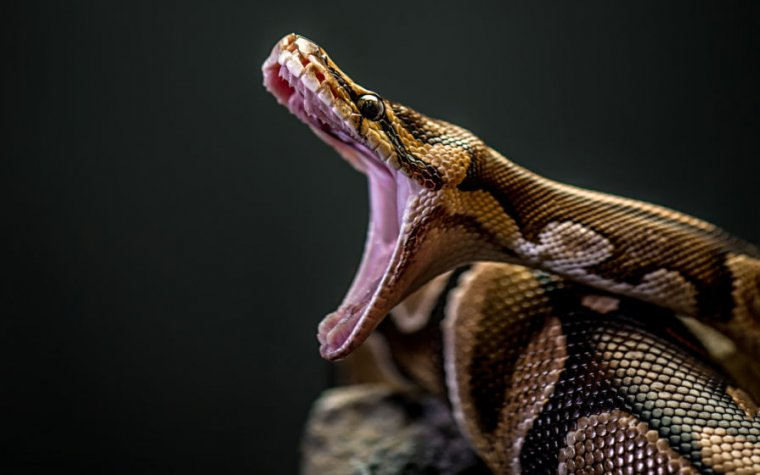
#> input picture HAFTA6/python.jpg, 760 x 475 px; its folder holds 4 pictures in this run
$ python intensity.py
#> lines starting #> are read from the running program, lines starting #| are printed output that depends on the picture
#> further down, img_0 is the input picture: shape (475, 760, 3); mean R, G, B 43.6, 38.8, 33.8
import os
import numpy as np
import matplotlib.pyplot as plt


def get_jpeg():
    print(os.getcwd())
    print(os.listdir())

    path = os.getcwd()

    jpg_image = [ f for f in os.listdir(path) if f.endswith('.jpg')]

    return jpg_image

def my_f_1(a,b):
    if(a<=255-b):
        return a+b
    else:
        return a

def my_f_2(a):
    return int(255-a)

def get_value_from_triple(temp_1):
    return int(temp_1[0]/3+temp_1[1]/3+temp_1[2]/3)

def convert_rgb_to_gray(image):

    m, n, k = image.shape
#> m = 475; n = 760; k = 3

    new_image = np.zeros((m,n), dtype='uint8')

    for i in range(m):
        for j in range(n):
            temp_1 = image[i,j,:]
            s=get_value_from_triple(temp_1)
            new_image[i,j]=s
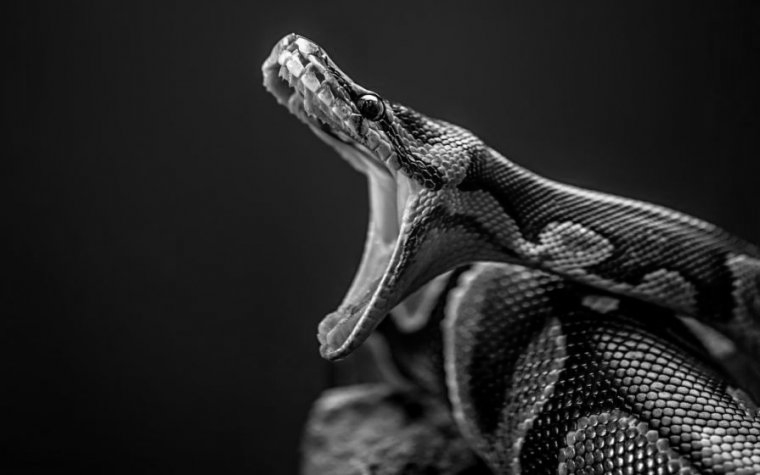
#> new_image: shape (475, 760); min 0, max 254, mean 38.5

    return new_image

img_0 = plt.imread(get_jpeg()[0])

img_1 = convert_rgb_to_gray(img_0)

m, n = img_1.shape
#> m = 475; n = 760

img_3 = np.zeros((m,n), dtype='uint8')

for i in range(m):
    for j in range(n):
        intensity = img_1[i,j]
        increment = 100
        img_3[i,j] = my_f_1(intensity, increment)
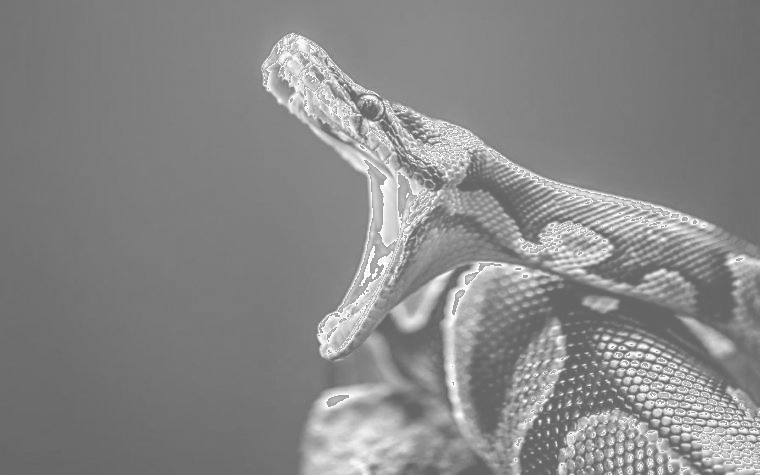
#> img_3: shape (475, 760); min 100, max 255, mean 135.6

img_4 = np.zeros((m,n), dtype='uint8')

for i in range(m):
    for j in range(n):
        intensity = img_1[i,j]
        img_4[i,j] = my_f_2(intensity)
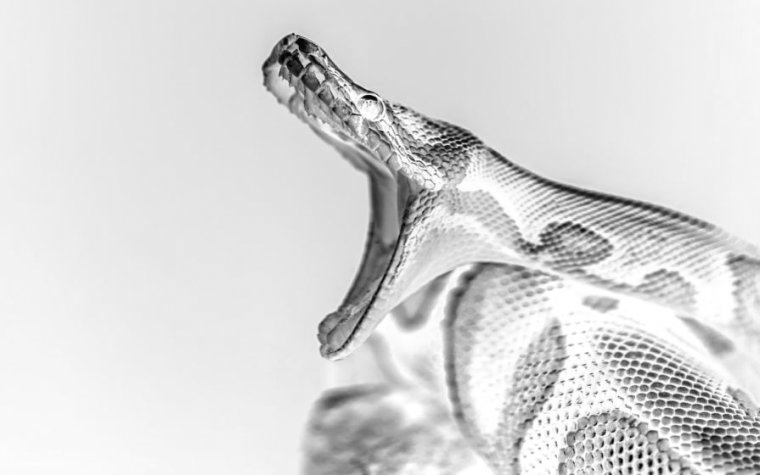
#> img_4: shape (475, 760); min 1, max 255, mean 216.5


plt.subplot(1,4,1)
plt.imshow(img_0)
plt.subplot(1,4,2)
plt.imshow(img_1, cmap = "gray")
plt.subplot(1,4,3)
plt.imshow(img_3, cmap = "gray")

plt.subplot(1,4,4)
plt.imshow(img_4, cmap = "gray")

plt.show()
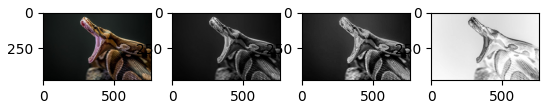
#> figure drawn by matplotlib, 4 panels

#print(img_0.ndim, img_0.shape)
# print(img_1.ndim, img_1.shape)
